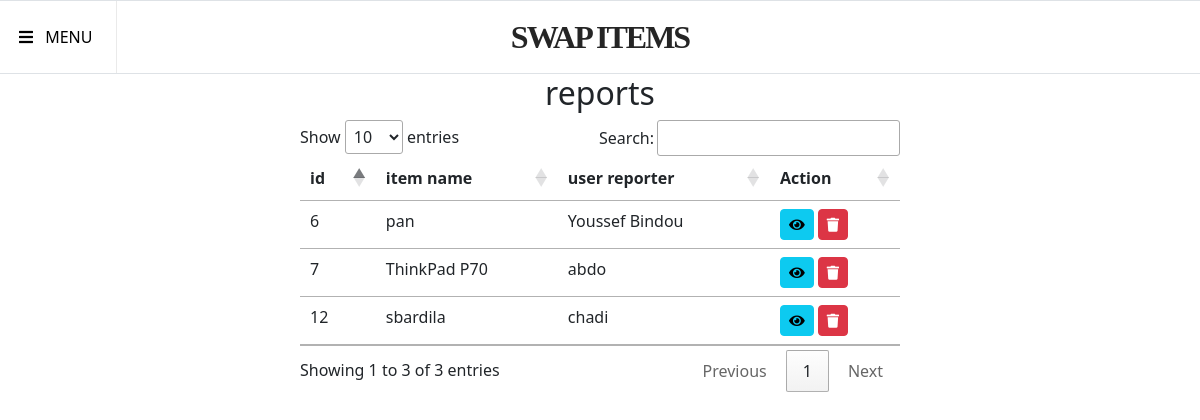
The page /admin/list_report.php (signed in) on the database its author committed.
### tables this page shows
CREATE TABLE `report` (
  `id` int(11) NOT NULL,
  `id_item` int(11) NOT NULL,
  `id_user` int(11) NOT NULL,
  `report_text` varchar(2000) NOT NULL
);

CREATE TABLE `item` (
  `item_id` int(11) NOT NULL,
  `item_name` varchar(250) NOT NULL,
  `descrition` varchar(255) NOT NULL,
  `coondition` varchar(250) NOT NULL,
  `img` varchar(1000) NOT NULL,
  `category` int(11) NOT NULL,
  `id_user` int(11) NOT NULL,
  `availability` int(11) NOT NULL DEFAULT 0
);

CREATE TABLE `usertable` (
  `id` int(11) NOT NULL,
  `unique_id` int(255) NOT NULL,
  `name` varchar(255) NOT NULL,
  `email` varchar(255) NOT NULL,
  `password` varchar(255) NOT NULL,
  `code` mediumint(50) NOT NULL,
  `status_o_f` varchar(255) NOT NULL,
  `status` text NOT NULL,
  `img` varchar(255) NOT NULL DEFAULT 'test/0.png',
  `phone` varchar(20) DEFAULT NULL,
  `address` varchar(1000) DEFAULT NULL,
  `postcode` varchar(15) DEFAULT '73000',
  `city` varchar(250) NOT NULL DEFAULT 'Dakhla',
  `admin` int(11) NOT NULL DEFAULT 0
);

### admin/list_report.php (the view, shortened to what this page needs)
<?php
require_once "../sing/controllerUserData.php";
?>
<!doctype html>
<html lang="en">
<head>
    <link rel="stylesheet" type="text/css" href="https://cdn.datatables.net/1.11.3/css/jquery.dataTables.css">
    <link rel="stylesheet" href="./av/style/navbar.css">
    <link rel="stylesheet" href="https://cdnjs.cloudflare.com/ajax/libs/font-awesome/5.15.4/css/all.min.css" />
    <link href="https://cdn.jsdelivr.net/npm/bootstrap@5.1.3/dist/css/bootstrap.min.css" rel="stylesheet">
    <link rel="stylesheet" type="text/css" href="https://cdn.datatables.net/1.11.4/css/jquery.dataTables.min.css">
</head>
<body>
    <header>
        <div class="all">
            <?php require 'navbar.php'; ?>
        </div>
    </header>
    <center>
        <div class="col-md-6">
            <h2>reports</h2>
            <table class="table mb-0">
                <thead>
                    <tr>
                        <th>id</th>
                        <th>item name </th>
                        <th>user reporter </th>
                        <th>Action</th>
                    </tr>
                </thead>
                <tbody>
                    <?php
                    $query = "SELECT r.id,i.item_name,u.name FROM report r join item i on i.item_id=r.id_item join usertable u on u.id = r.id_user";
                    $query_run = mysqli_query($con, $query);
                    if (mysqli_num_rows($query_run) > 0) {
                        while ($report = mysqli_fetch_assoc($query_run)) {
                            ?>
                            <tr>
                                <td><?= $report['id']; ?></td>
                                <td><?= $report['item_name']; ?></td>
                                <td><?= $report['name']; ?></td>
                                <td>
                                    <a href="view_report.php?id=<?= $report['id']; ?>" class="btn btn-info btn-sm view-report" data-toggle="modal" data-target="#viewreportModal" data-id="<?= $report['id']; ?>">
                                        <i class="fas fa-eye"></i>
                                    </a>
                                    <form action="code.php" method="POST" class="d-inline" onsubmit="return confirm('Are you sure you want to delete this report?');">
    <button type="submit" id="Confirm" name="delete_report" value="<?= $report['id']; ?>" class="btn btn-danger btn-sm">
        <i class="fas fa-trash"></i>
    </button>
</form>
                                </td>
                            </tr>
                    <?php
                        }
                    } else {
                        echo "<tr><td colspan='3'>No reports Found</td></tr>";
                    }
                    ?>
                </tbody>
            </table>
        </div>
    </center>
</body>
</html>

### rows shown on the page
report: id "6", id_item.item_name "pan", id_user.name "Youssef Bindou"
report: id "7", id_item.item_name "ThinkPad P70", id_user.name "abdo"
report: id "12", id_item.item_name "sbardila", id_user.name "chadi"
